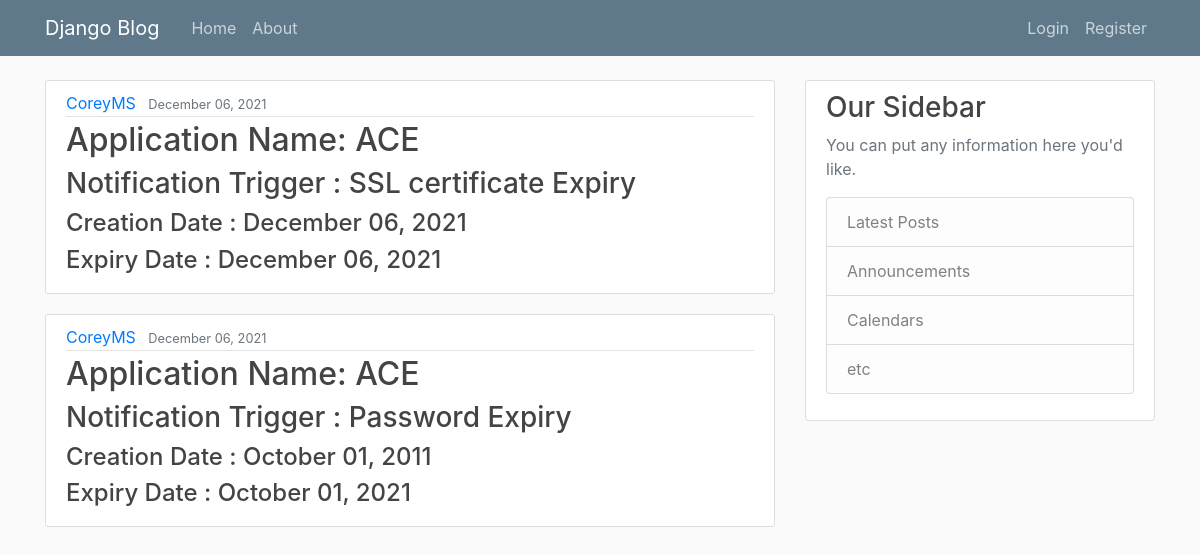
The page / on the database its author committed.
### blog/models.py (models this page shows)
class Query(models.Model):
    approved = models.BooleanField(default = False)
    creator = models.ForeignKey(User, on_delete=models.CASCADE)
    App_Name = models.CharField(max_length=20, choices=App_NameChoices, default = 'ACE')
    NotiTrigger = models.CharField(max_length=40, choices=NotiTriggerForChoices, default = 'SSL certificate Expiry')
    date_posted = models.DateTimeField(default=timezone.now)
    created = models.DateTimeField(default=timezone.now)
    expiry = models.DateTimeField(default=timezone.now)
    frequency = models.CharField(max_length=10, choices=FreqChoices, default = 'hrs')
    nos = models.CharField(max_length=2)

### blog/views.py (the view)
# urls.py: path('', views.home, name='blog-home'),
def home(request):
    context = {
        'queries': Query.objects.all()
    }
    return render(request, 'blog/home.html', context)

### blog/templates/blog/home.html
{% extends "blog/base.html" %}
{% block content %}
    {% for query in queries %}
        <article class="media content-section">
          <div class="media-body">
            <div class="article-metadata">
              <a class="mr-2" href="#">{{ query.creator }}</a>
              <small class="text-muted">{{ query.date_posted|date:"F d, Y" }}</small>
            </div>
            <h2><a class="article-title" href="#">Application Name: {{ query.App_Name }}</a></h2>
            <h3>Notification Trigger : {{ query.NotiTrigger }}</h3>
            <h4>Creation Date : {{ query.created|date:"F d, Y" }}</h4>
            <h4>Expiry Date : {{ query.expiry|date:"F d, Y" }}</h4>
          </div>
        </article>
    {% endfor %}
{% endblock content %}

### blog/templates/blog/base.html (shortened to what this page needs)
{% load static %}
<!DOCTYPE html>
<html>
<head>
    <link rel="stylesheet" href="https://maxcdn.bootstrapcdn.com/bootstrap/4.0.0/css/bootstrap.min.css">
    <link rel="stylesheet" type="text/css" href="{% static 'blog/main.css' %}">
</head>
<body>
    <header class="site-header">
      <nav class="navbar navbar-expand-md navbar-dark bg-steel fixed-top">
        <div class="container">
          <a class="navbar-brand mr-4" href="{% url 'blog-home' %}">Django Blog</a>
          <div class="collapse navbar-collapse" id="navbarToggle">
            <div class="navbar-nav mr-auto">
              <a class="nav-item nav-link" href="{% url 'blog-home' %}">Home</a>
              <a class="nav-item nav-link" href="{% url 'blog-about' %}">About</a>
            </div>
            <div class="navbar-nav">
              <a class="nav-item nav-link" href="#">Login</a>
              <a class="nav-item nav-link" href="#">Register</a>
            </div>
          </div>
        </div>
      </nav>
    </header>
    <main role="main" class="container">
      <div class="row">
        <div class="col-md-8">
          {% block content %}{% endblock %}
        </div>
        <div class="col-md-4">
          <div class="content-section">
            <h3>Our Sidebar</h3>
            <p class='text-muted'>You can put any information here you'd like.
              <ul class="list-group">
                <li class="list-group-item list-group-item-light">Latest Posts</li>
                <li class="list-group-item list-group-item-light">Announcements</li>
                <li class="list-group-item list-group-item-light">Calendars</li>
                <li class="list-group-item list-group-item-light">etc</li>
              </ul>
            </p>
          </div>
        </div>
      </div>
    </main>
</body>
</html>

### blog/static/blog/main.css (style rules this page uses)
body { background: #fafafa; color: #333333; margin-top: 5rem; }
h1, h2, h3, h4, h5, h6 { color: #444444; }
ul { margin: 0; }
.bg-steel { background-color: #5f788a; }
.site-header .navbar-nav .nav-link { color: #cbd5db; }
.content-section { background: #ffffff; padding: 10px 20px; border: 1px solid #dddddd; border-radius: 3px; margin-bottom: 20px; }
.article-title { color: #444444; }
.article-metadata { padding-bottom: 1px; margin-bottom: 4px; border-bottom: 1px solid #e3e3e3 }

### rows shown on the page
Query: creator "CoreyMS", date_posted "December 06, 2021", App_Name "ACE", NotiTrigger "SSL certificate Expiry", created "December 06, 2021", expiry "December 06, 2021"
Query: creator "CoreyMS", date_posted "December 06, 2021", App_Name "ACE", NotiTrigger "Password Expiry", created "October 01, 2011", expiry "October 01, 2021"
